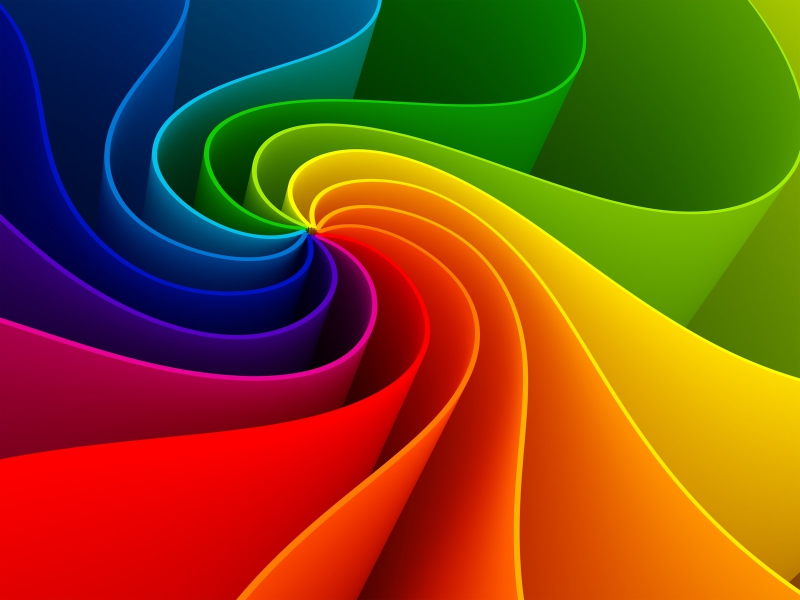
#> input picture BasicPython/1.jpg, 1600 x 1200 px (shown at 1/2 size)
$ python filter_image_color.py
#> lines starting #> are read from the running program, lines starting #| are printed output that depends on the picture; after the words box and inside, x2 and y2 are one past the last pixel; in counts of white or black regions, pixels touching at a corner belong together
#> in main, image is the input picture: shape (1200, 1600, 3); mean B, G, R 25.1, 74.9, 124.1
import cv2
import numpy as np


def color_filter(image, lower_bound, upper_bound):
    # Convert image to HSV format
    hsv_image = cv2.cvtColor(image, cv2.COLOR_BGR2HSV)

    # Define the range of colors to filter
    lower_color = np.array(lower_bound)
    upper_color = np.array(upper_bound)

    # Create a mask using the specified color range
    mask = cv2.inRange(hsv_image, lower_color, upper_color)

    # Apply the mask to the original image
    filtered_image = cv2.bitwise_and(image, image, mask=mask)

    return filtered_image

def color_filter2(image, lower_bound1, upper_bound1, lower_bound2, upper_bound2):
    # Convert image to HSV format
    hsv_image = cv2.cvtColor(image, cv2.COLOR_BGR2HSV)
#> hsv_image: shape (1200, 1600, 3); mean H, S, V 53.4, 253.6, 162.6

    # Define the range of colors to filter
    lower_color1 = np.array(lower_bound1)
    upper_color1 = np.array(upper_bound1)
    lower_color2 = np.array(lower_bound2)
    upper_color2 = np.array(upper_bound2)

    # Create a mask using the specified color range
    mask1 = cv2.inRange(hsv_image, lower_color1, upper_color1)
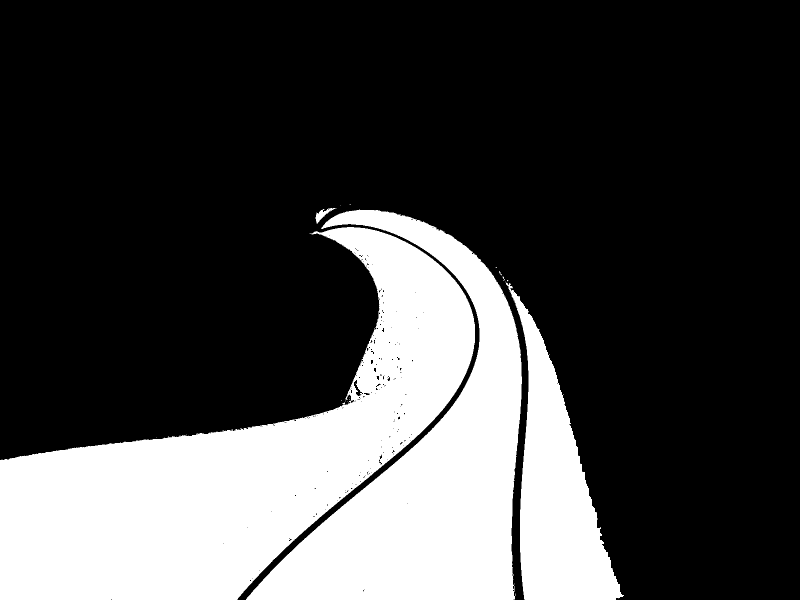
#> mask1: shape (1200, 1600) (shown at 1/2 size); 26.9% white; 22 white regions (18 under 20 px), largest, box (x1, y1, x2, y2) and area: (0, 454, 950, 1200) 286305, (492, 419, 1044, 1200) 166405, (1011, 563, 1248, 1200) 64197, (631, 416, 673, 448) 415
    mask2 = cv2.inRange(hsv_image, lower_color2, upper_color2)
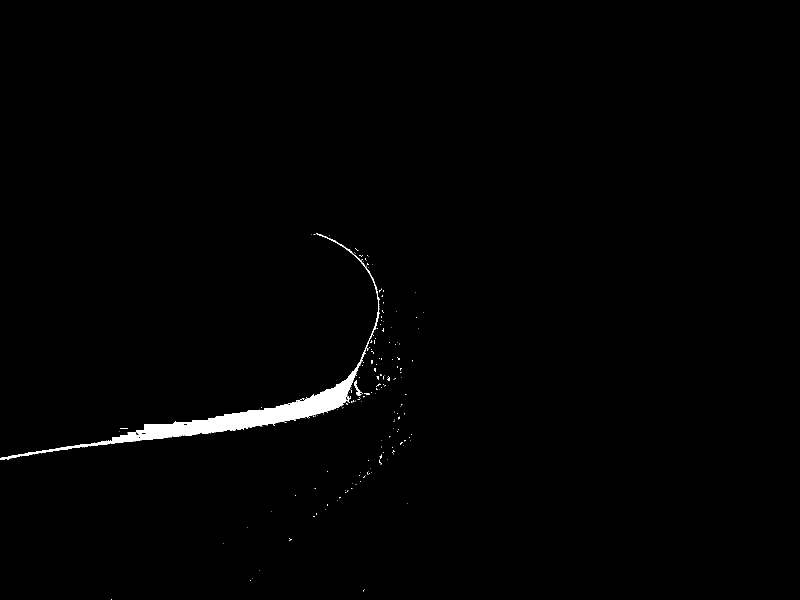
#> mask2: shape (1200, 1600) (shown at 1/2 size); 0.94% white; 188 white regions (177 under 20 px), largest, box (x1, y1, x2, y2) and area: (0, 467, 759, 920) 16907, (708, 760, 726, 792) 184, (728, 786, 739, 790) 32

    # Combine the masks
    mask = cv2.bitwise_or(mask1, mask2)
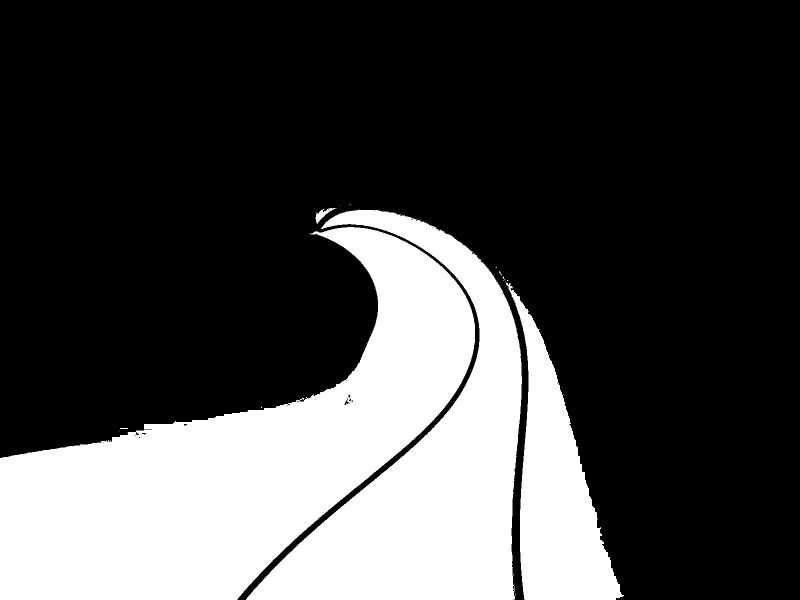
#> mask: shape (1200, 1600) (shown at 1/2 size); 27.9% white; 17 white regions (12 under 20 px), largest, box (x1, y1, x2, y2) and area: (0, 454, 950, 1200) 304241, (492, 419, 1044, 1200) 166411, (1011, 563, 1248, 1200) 64197, (631, 416, 673, 448) 415, (240, 856, 256, 858) 32


    # Apply the mask to the original image
    filtered_image = cv2.bitwise_and(image, image, mask=mask)
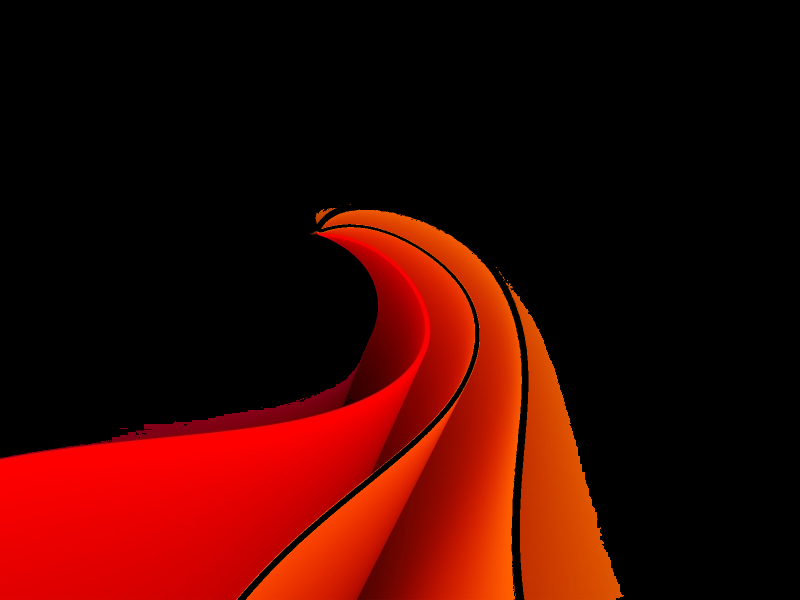
#> filtered_image: shape (1200, 1600, 3) (shown at 1/2 size); mean B, G, R 0.3, 6.3, 57.8

    mask = cv2.resize(mask, (600, 600))
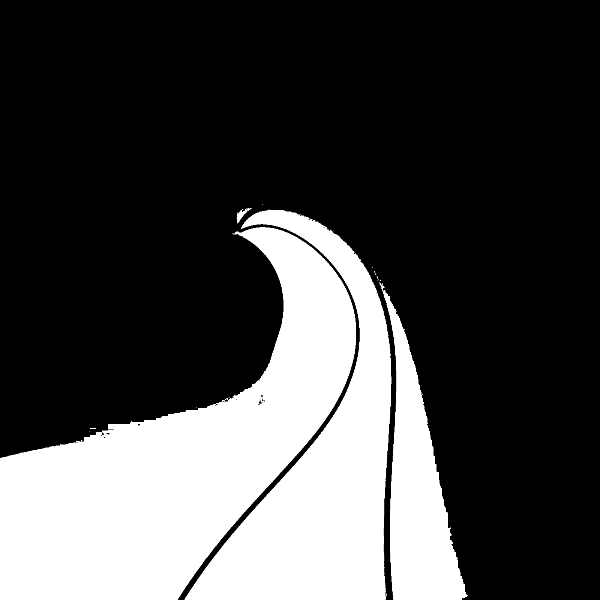
#> mask: shape (600, 600); min 0, max 255, mean 71.1
    cv2.imshow('Mask Image', mask)

    return filtered_image

def main():
    # Load the image
    image = cv2.imread('1.jpg')

    # # Define the lower and upper bounds of the color to filter (in HSV format)
    # lower_bound = [36, 0, 0]  # Example: lower bound for blue color
    # upper_bound = [86, 255, 255]  # Example: upper bound for blue color
    #
    #
    # # Apply the color filter
    # filtered_image = color_filter(image, lower_bound, upper_boundâ
    #
    # # Resize the images
    # image = cv2.resize(image, (600, 600))
    # filtered_image = cv2.resize(filtered_image, (600, 600))


    # Define the lower and upper bounds of the color to filter (in HSV format)
    lower_bound1 = [0, 50, 50]  # Lower bound for red color range 1
    upper_bound1 = [11, 255, 255]  # Upper bound for red color range 1
    lower_bound2 = [175, 50, 50]  # Lower bound for red color range 2
    upper_bound2 = [180, 255, 255]  # Upper bound for red color range 2

    # Apply the color filter
    filtered_image = color_filter2(image, lower_bound1, upper_bound1, lower_bound2, upper_bound2)

    # Resize the images
    image = cv2.resize(image, (600, 600))
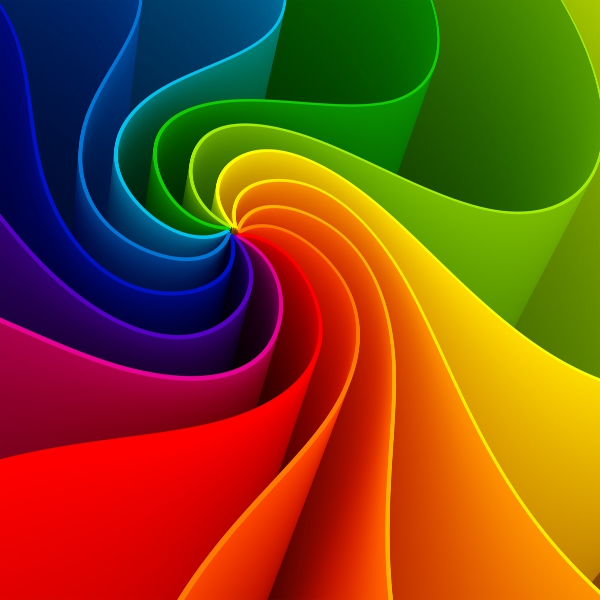
#> image: shape (600, 600, 3); mean B, G, R 25.1, 75, 124.2
    filtered_image = cv2.resize(filtered_image, (600, 600))
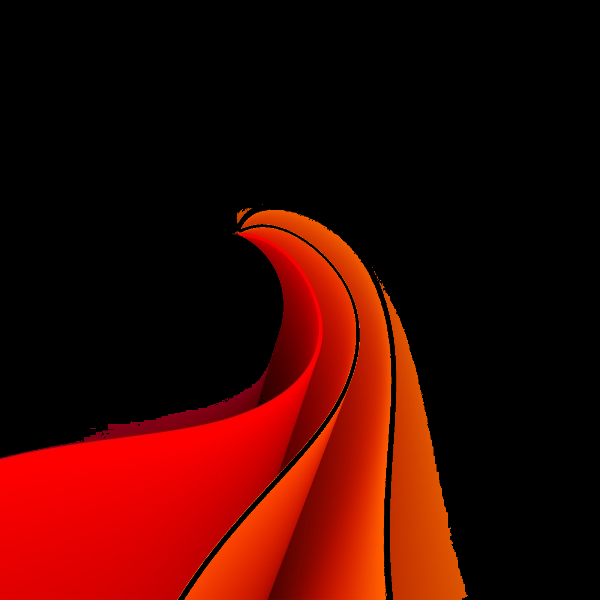
#> filtered_image: shape (600, 600, 3); mean B, G, R 0.3, 6.3, 57.8


    # Create resizable windows
    # cv2.namedWindow('Original Image', cv2.WINDOW_NORMAL)
    # cv2.namedWindow('Filtered Image', cv2.WINDOW_NORMAL)

    # Display the original and filtered images
    cv2.imshow('Original Image', image)
    cv2.imshow('Filtered Image', filtered_image)

    # Resize the windows
    # cv2.resizeWindow('Original Image', 600, 600)
    # cv2.resizeWindow('Filtered Image', 600, 600)

    cv2.waitKey(0)
    cv2.destroyAllWindows()


if __name__ == "__main__":
    main()
